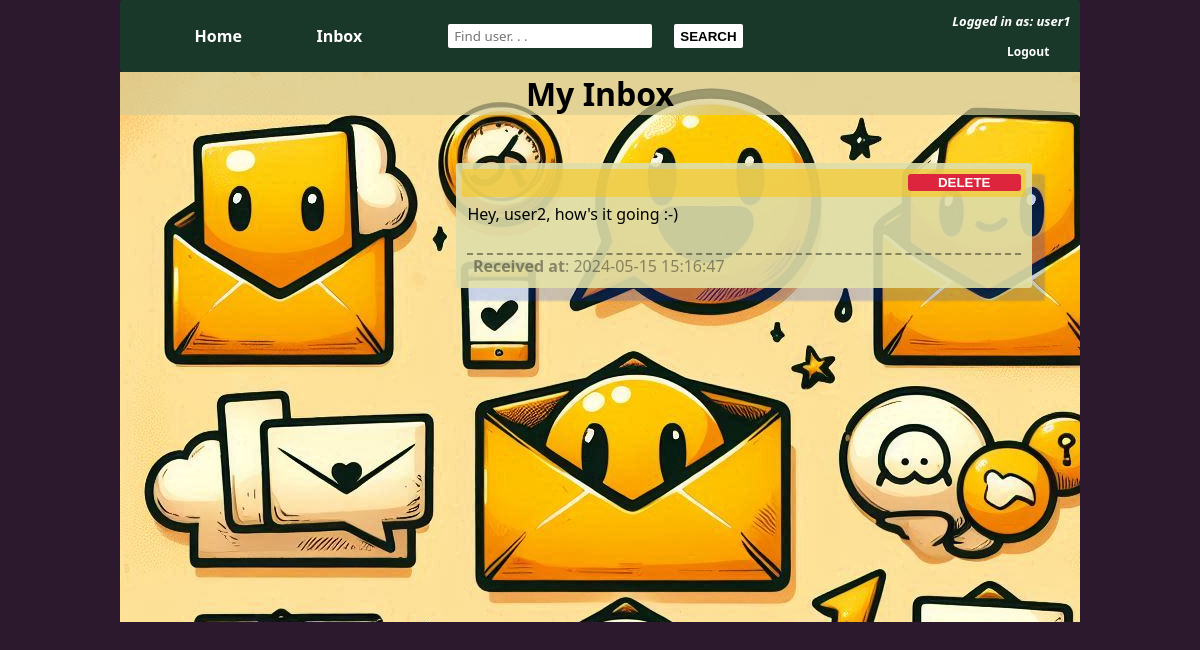
Screenshot of /inbox (signed in) with the database file from the repository.
### website/models.py (models this page shows, shortened)
class User(db.Model, UserMixin):
    __tablename__ = 'user'
    user_id = db.Column(db.Integer, primary_key=True)
    user_email = db.Column(db.String(150), unique=True) #no user can have the same email as another user
    user_password = db.Column(db.String(150))
    user_username = db.Column(db.String(150), unique=True)
    user_notes = db.relationship('Note')
    user_messages = db.relationship('Message')
    user_isHidden = db.Column(db.Boolean, default=True) #(added) True: does not appear on search results
    user_isAuthenticated = db.Column(db.Boolean, default=False)
    user_following = db.relationship('Following')

class Message(db.Model):
    __tablename__ = 'message'
    message_id = db.Column(db.Integer, primary_key=True)
    message_text = db.Column(db.String(10000)) # the contents of the note
    message_date = db.Column(db.DateTime(timezone=True), default=func.now()) # the date the note was posted
    from_user_id = db.Column(db.Integer) # id of the user who sent the message
    message_user_id = db.Column(db.Integer, db.ForeignKey('user.user_id')) # id of the user who received the message

### website/views.py (the view)
@views.route('/inbox', methods=['GET'])
@login_required
def inbox():
    return render_template("inbox.html", user=current_user)

### website/__init__.py (called while the page is built)
def create_app():
    app = Flask(__name__)
    app.config['SECRET_KEY'] = 'random_STRinG' #secret key for encryption
    app.config['SQLALCHEMY_DATABASE_URI'] = f'sqlite:///{DB_NAME}'
    db.init_app(app)
    from .views import views
    from .auth import auth
    app.register_blueprint(views, url_prefix='/')
    app.register_blueprint(auth, url_prefix='/')
    from .models import User, Note
    create_database(app)
    login_manager = LoginManager()
    login_manager.login_view = 'auth.login'
    login_manager.init_app(app)
    @login_manager.user_loader
    def load_user(id):
        return User.query.get(int(id))
    return app

### website/templates/inbox.html
{% extends "base.html" %} {% block title %}Inbox{% endblock %}
{% block content%}
<head>
    <link rel="stylesheet" type="text/css" href="../static/styles/inbox.css"/>
</head>
<h1 align="center" id="title-h1">My Inbox</h1>
<div id="received-messages-div">
    {% for message in user.user_messages %}
    <ul id="group-list">
        <li id="group-item-list">
            <div id="a-message-div">
                <div id="message-commands-group-div">
                    <button type="button" id="delete-button" onClick="deleteMessage('{{ message.message_id }}')">
                        DELETE
                    </button>
                </div>
                <div id="message-text-div">
                    <p id="message-text-p"> {{ message.message_text }} </p>
                    <div id='message-info-div'>
                        <p id='posted-at-p'> <b>Received at</b>: {{message.message_date }}</p>
                    </div>
                </div>
            </div>
        </li>
    </ul>
    {% endfor %}
</div>
{% endblock %}

### website/templates/base.html (shortened to what this page needs)
<!DOCTYPE html>
<html style="height:100%;">
    <head>
       <link rel="stylesheet" href="{{ url_for('static',filename='styles/base.css') }}" type="text/css" />
    </head>
    <body style="background-color:rgba(23, 1, 24, 0.9); margin:0; padding:0; height:auto; min-height:550px;">
        {% if user.user_isAuthenticated %}
        <div id="nav-bar-div" >
            <div id="nav-start-div">
                <a id="home-link" href="/" >Home</a>
                <a id="inbox-link" href="/inbox">Inbox</a>
            </div>
            <div id="nav-middle-div" >
                <input id="search-users" placeholder="Find user. . ." />
                <button id="search-users-button" onClick="var userinput = document.getElementById('search-users').value;
                searchUser(userinput);" >SEARCH</button>
            </div>
            <div id="nav-end-div" >
                <p id="logged-in-p"><i>Logged in as: {{user.user_username}}</i></p>
                <a id="logout-link" href="/logout">Logout</a>
            </div>
        </div>
        {% endif %}
        <div class="container">
            {% block content%}
            {% endblock %}
        </div>
    </body>
</html>

### website/static/styles/base.css (style rules this page uses)
body { font-family:'Segoe UI', Tahoma, Geneva, Verdana, sans-serif; height:auto; }
#nav-bar-div { display: flex; flex-direction: row; font-family: 'Segoe UI', Tahoma, Geneva, Verdana, sans-serif; font-weight: bold; background-color: rgba(9, 88, 39, 0.5); margin:0 10% 0 10%; padding:1% 0 1% 0; border-radius: 3px; }
#nav-start-div { flex: 1; display: flex; flex-direction: row; justify-content: space-evenly; align-items: center; }
#nav-middle-div { flex:1; display: flex; flex-direction:row; justify-content:center; }
#search-users { height:50%; border: none; border-radius:2px; padding: 0 0 0 2%; font-family:'Segoe UI', Tahoma, Geneva, Verdana, sans-serif; margin:auto; }
#search-users-button { height:50%; margin:auto; border:none; background-color: rgb(255, 255, 255); font-weight: bold; border-radius: 2px; }
#nav-end-div { flex: 1; display: flex; justify-content: flex-end; padding-right: 1%; width:35%; flex-direction:column; }
#logged-in-p { color:white; font-size: 13px; margin-top: 0; text-align:right; }
#logout-link { display: block; text-decoration: none; color: white; font-size:12px; margin:0 5% 0 80%; padding:0; }
#home-link, #inbox-link { display: block; text-decoration-line: none; color: white; }

### website/static/styles/inbox.css (style rules this page uses)
.container { margin:0 10% 0 10%; padding:0; background-color:rgb(255, 255, 255); background-image:url(../styles/images/background_inbox.jpg); height:auto; min-height:550px; }
#title-h1 { background-color:rgba(215, 204, 149, 0.7); margin:0 0 5% 0; }
#group-list { list-style-type: none; padding:0% 5% 2% 35%; margin:0 0 0% 0; }
#a-message-div { display:flex; flex-direction:column; border-radius:3px; background-color:rgba(222, 222, 170, 0.9); margin-bottom: 20px; padding:1% 1% 2% 1%; box-shadow: 12px 12px 2px 1px rgba(0, 51, 255, 0.2); }
#message-commands-group-div { display:flex; flex-direction:row; justify-content: flex-end; background-color: rgba(255, 196, 0, 0.5); border-radius:2px; padding:1% 0 1% 0; }
#delete-button { height: 20%; width:20%; min-width:80px; color:white; font-weight:bold; background-color: rgba(220, 20, 60, 0.9); margin:0 1% 0 0; border:0; border-radius:3px; }
#message-text-div { flex:1; text-align:justify; }
#message-text-p { margin: 1% 1% 5% 1%; }
#message-info-div { display:flex; justify-content:space-between; border-top: 2px dashed rgba(0, 0, 0, 0.4); margin: 0 1% 0 1% }
#posted-at-p { display:inline-block; color: rgba(0, 0, 0, 0.4); margin:0 0 0 1%; }

### rows the page displays
User: user_username "user1"
Message: message_text "Hey, user2, how's it going :-)", message_date "2024-05-15 15:16:47"
